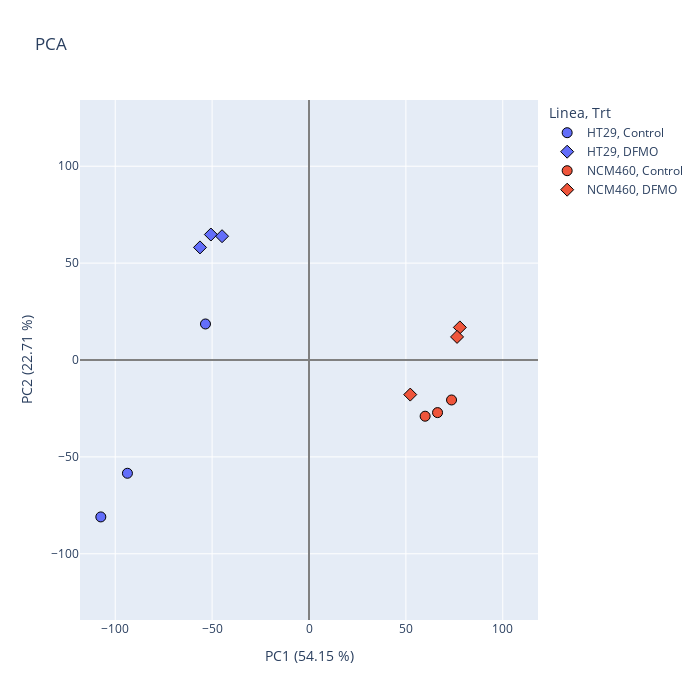

Notebook source saved alongside this figure:
### Markdown cell above
## Correlación de la expresión de genes con la CP "discriminantes"

En el análisis previo de PCA se observó que la CP1 era capaz de discriminar perfectamente entre las dos líneas celulares presentes en el experimento: HT29 (cáncer de colon) y NCM460 (mucosa de colon normal). Dado este hallazgo, resulta relevante profundizar en la relación entre la expresión génica y esta componente principal específica.

Además, también se puede observar cómo la CP2 es capaz de discriminar, en cierta medida, entre las muestras tratadas y no tratadas con DFMO, especialmente dentro de la línea celular tumoral. Por ello, también se realizará la correlación de la expresión génica con esta componente principal.

En cuanto a la correlación, se empleará la correlación de Spearman, pues esta es más robusta frente a posibles outliers y a la violación de la normalidad bivariante para aquellos genes que no la cumplan.

Para poder evaluar si realmente existe tal correlación, se va a emplear el estadístico t, pues la correlación sigue, aproximadamente:

$$r\sim t_{n-2}=r\cdot \sqrt{\frac{n - 2}{1-r^2}}$$

Además, para evitar el problema de las comparaciones múltiples, se corrige el p valor resultante mediante FDR.

### Code cell
fig = px.scatter(
    df_pca,
    x="PC1",
    y="PC2",
    color="Linea",
    symbol="Trt",
    hover_data=df_pca,
    title="PCA",
    labels={
        "PC1": f"PC1 ({(var_exp_p[0]*100).round(2)} %)",
        "PC2": f"PC2 ({(var_exp_p[1]*100).round(2)} %)"
    }
)
# Ejes
rango = max(abs(df_pca["PC1"]).max(), abs(df_pca["PC2"]).max())
fig.update_xaxes(range=[-rango*1.1, rango*1.1], zeroline=True, zerolinecolor="gray")
fig.update_yaxes(range=[-rango*1.1, rango*1.1], zeroline=True, zerolinecolor="gray", scaleanchor="x", scaleratio=1)
fig.update_traces(marker=dict(size=10, line=dict(width=1, color='black')))
fig.update_layout(width=700, height = 700)
fig.show()

### Figure 1 — Plotly figure (JSON) as saved in the notebook; plotly's stock layout.template omitted (floating-point values rounded to 4 significant figures)
{"data": [{"customdata": [[7.764e-14, "HT29", "Control", "Control - HT29", 1], [7.764e-14, "HT29", "Control", "Control - HT29", 2], [7.764e-14, "HT29", "Control", "Control - HT29", 3]], "hovertemplate": "Linea=%{customdata[1]}<br>Trt=%{customdata[2]}<br>PC1 (54.15 %)=%{x}<br>PC2 (22.71 %)=%{y}<br>PC12=%{customdata[0]}<br>TrtLinea=%{customdata[3]}<br>Dia=%{customdata[4]}<extra></extra>", "legendgroup": "HT29, Control", "marker": {"color": "#636efa", "line": {"color": "black", "width": 1}, "size": 10, "symbol": "circle"}, "mode": "markers", "name": "HT29, Control", "orientation": "v", "showlegend": true, "type": "scatter", "x": [-53.43, -107.4, -93.7], "xaxis": "x", "y": [18.6, -80.98, -58.46], "yaxis": "y"}, {"customdata": [[7.764e-14, "HT29", "DFMO", "DFMO - HT29", 1], [7.764e-14, "HT29", "DFMO", "DFMO - HT29", 2], [7.764e-14, "HT29", "DFMO", "DFMO - HT29", 3]], "hovertemplate": "Linea=%{customdata[1]}<br>Trt=%{customdata[2]}<br>PC1 (54.15 %)=%{x}<br>PC2 (22.71 %)=%{y}<br>PC12=%{customdata[0]}<br>TrtLinea=%{customdata[3]}<br>Dia=%{customdata[4]}<extra></extra>", "legendgroup": "HT29, DFMO", "marker": {"color": "#636efa", "line": {"color": "black", "width": 1}, "size": 10, "symbol": "diamond"}, "mode": "markers", "name": "HT29, DFMO", "orientation": "v", "showlegend": true, "type": "scatter", "x": [-56.26, -50.64, -44.87], "xaxis": "x", "y": [58.1, 64.75, 63.9], "yaxis": "y"}, {"customdata": [[7.764e-14, "NCM460", "Control", "Control - NCM460", 1], [7.764e-14, "NCM460", "Control", "Control - NCM460", 2], [7.764e-14, "NCM460", "Control", "Control - NCM460", 3]], "hovertemplate": "Linea=%{customdata[1]}<br>Trt=%{customdata[2]}<br>PC1 (54.15 %)=%{x}<br>PC2 (22.71 %)=%{y}<br>PC12=%{customdata[0]}<br>TrtLinea=%{customdata[3]}<br>Dia=%{customdata[4]}<extra></extra>", "legendgroup": "NCM460, Control", "marker": {"color": "#EF553B", "line": {"color": "black", "width": 1}, "size": 10, "symbol": "circle"}, "mode": "markers", "name": "NCM460, Control", "orientation": "v", "showlegend": true, "type": "scatter", "x": [66.34, 73.56, 59.93], "xaxis": "x", "y": [-27.15, -20.63, -29.01], "yaxis": "y"}, {"customdata": [[7.764e-14, "NCM460", "DFMO", "DFMO - NCM460", 1], [7.764e-14, "NCM460", "DFMO", "DFMO - NCM460", 2], [7.764e-14, "NCM460", "DFMO", "DFMO - NCM460", 3]], "hovertemplate": "Linea=%{customdata[1]}<br>Trt=%{customdata[2]}<br>PC1 (54.15 %)=%{x}<br>PC2 (22.71 %)=%{y}<br>PC12=%{customdata[0]}<br>TrtLinea=%{customdata[3]}<br>Dia=%{customdata[4]}<extra></extra>", "legendgroup": "NCM460, DFMO", "marker": {"color": "#EF553B", "line": {"color": "black", "width": 1}, "size": 10, "symbol": "diamond"}, "mode": "markers", "name": "NCM460, DFMO", "orientation": "v", "showlegend": true, "type": "scatter", "x": [77.85, 76.41, 52.25], "xaxis": "x", "y": [16.82, 11.92, -17.86], "yaxis": "y"}], "layout": {"height": 700, "legend": {"title": {"text": "Linea, Trt"}, "tracegroupgap": 0}, "title": {"text": "PCA"}, "width": 700, "xaxis": {"anchor": "y", "domain": [0, 1], "range": [-118.2, 118.2], "title": {"text": "PC1 (54.15 %)"}, "zeroline": true, "zerolinecolor": "gray"}, "yaxis": {"anchor": "x", "domain": [0, 1], "range": [-118.2, 118.2], "scaleanchor": "x", "scaleratio": 1, "title": {"text": "PC2 (22.71 %)"}, "zeroline": true, "zerolinecolor": "gray"}}}
